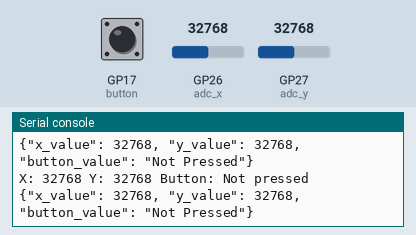
The program below on a simulated Raspberry Pi Pico running MicroPython. Parts: the last lines printed to the serial console. Inputs (shaded band) come from the test bench; at power-on: GP17 (button) HIGH, GP26 (adc_x) = 32768, GP27 (adc_y) = 32768 (analog values on the 0–65535 scale).

Above: at 1.2 s.
1.3 s: GP17 (button) pulled LOW for 0.15 s
At 1.32 s:
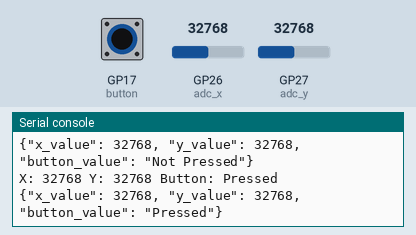
2.9 s: GP26 (adc_x) set to 45874
At 2.94 s:
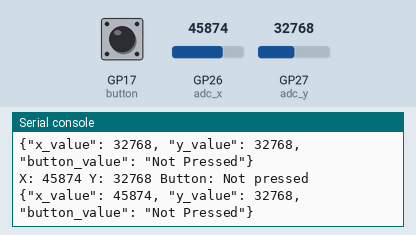
4.4 s: GP27 (adc_y) set to 45874
At 5.47 s:
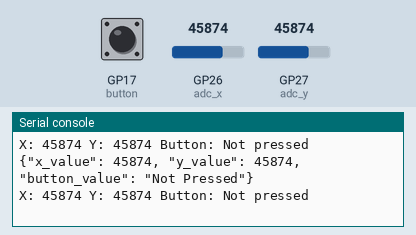
5.9 s: GP17 (button) pulled LOW for 1 s
At 6.28 s:
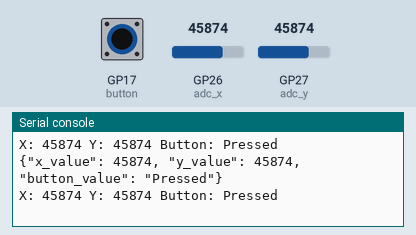
8.4 s: GP26 (adc_x) set to 57670
At 8.41 s:
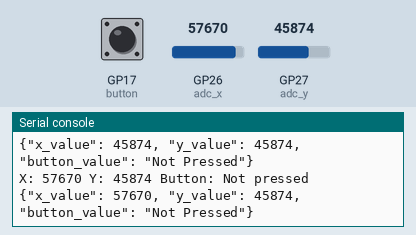
9.9 s: GP27 (adc_y) set to 57670
At 9.93 s:
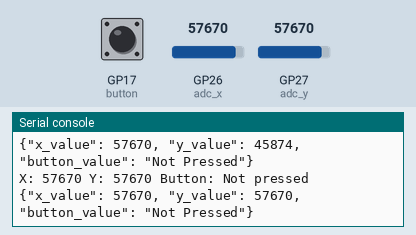
Timing chart, 0 to 12.4 s (numbered marks = the images above; inputs shaded):
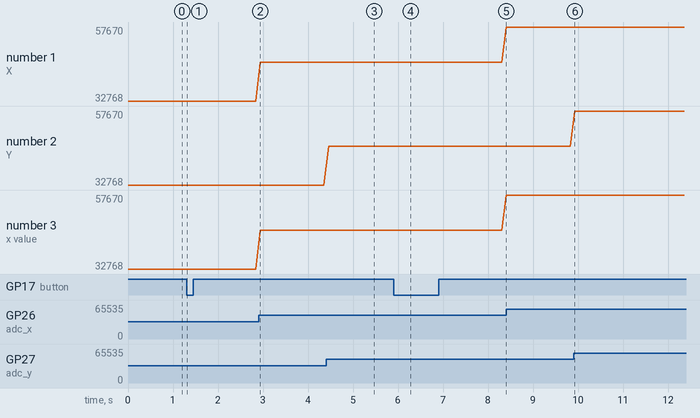

The program:

joystick_json.py
```python
from machine import ADC, Pin
import utime
import json

# Initialize ADC for the joystick's VRx and VRy pins
adc_x = ADC(26)
adc_y = ADC(27)

# Initialize Pin for the joystick's SW pin (button)
button = Pin(17, Pin.IN, Pin.PULL_UP)

while True:
    # Read X and Y coordinates
    x = adc_x.read_u16()
    y = adc_y.read_u16()

    # Read button state
    btn_state = button.value()


    # Create a dictionary to hold the data
    data = {
        'x_value': x,
        'y_value': y,
        'button_value': 'Pressed' if btn_state == 0 else 'Not Pressed'
    }

    print('X:', x, 'Y:', y, 'Button:', 'Pressed' if btn_state == 0 else 'Not pressed')

    # Convert the dictionary to a JSON string
    data_json = json.dumps(data)

    print(data_json)

    # Delay to avoid flooding console
    utime.sleep(0.1)
```

Measured:
- after the input at 1.3 s, the serial console: prints a new line at once (image 1)
- after the input at 2.9 s, the serial console: prints a new line at once (image 2)
- after the input at 4.4 s, the serial console: prints a new line after 0.06 s (image 3)
- after the input at 5.9 s, the serial console: prints a new line after 0.08 s (image 4)
- after the input at 8.4 s, the serial console: prints a new line at once (image 5)
- after the input at 9.9 s, the serial console: prints a new line at once (image 6)
- plotted number 1: 32768 → 45874 after the input at 2.9 s, 45874 → 57670 after the input at 8.4 s
- plotted number 3: 32768 → 45874 after the input at 2.9 s, 45874 → 57670 after the input at 8.4 s
